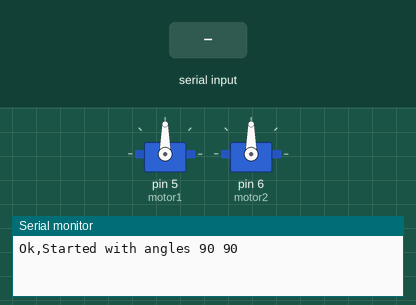
Simulated run of this sketch. Board: Arduino Uno, built with avr-gcc and run on an emulated ATmega328P. On the bench: 2 × servo, the last lines printed to the serial monitor. Inputs (shaded band) come from the test bench.

Above: at 1.2 s.
1.3 s: "1\n" received over Serial
At 2.5 s:
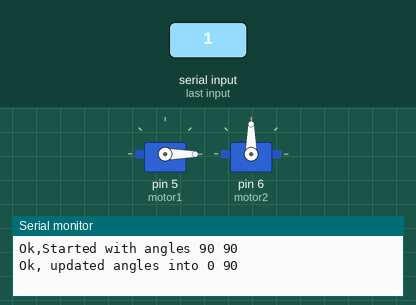
2.8 s: "2\n" received over Serial
At 3.8 s:
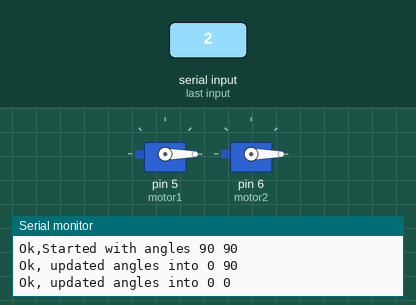
4.3 s: "1 90\n" received over Serial
At 5.1 s:
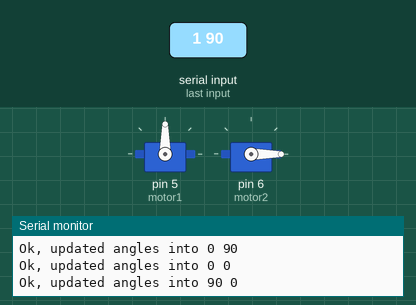
Timing chart, 0 to 7.3 s (numbered marks = the images above; inputs shaded):
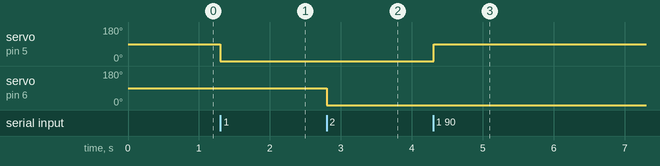

The sketch:

big_servo_backforth_spin_test.ino
```cpp
#include <Servo.h>

Servo motor1, motor2;
long angle1 = 90, angle2 = 90;

void setup() {
  motor1.attach(5);
  motor2.attach(6);
  Serial.begin(9600);
  Serial.println("Ok,Started with angles " + String(angle1) + " " + String(angle2));
  motor1.write(angle1);
  motor2.write(angle2);
}

void loop() {
  if(Serial.available()){
    String msg = Serial.readStringUntil('\n');
    String* portions = getValues(msg);

    if(portions[0] == "1"){
      angle1 = portions[1].toInt();
      motor1.write(angle1);
      Serial.println("Ok, updated angles into " + String(angle1) + " " + String(angle2));
    } else if(portions[0] == "2"){
      angle2 = portions[1].toInt();
      motor2.write(angle2);
      Serial.println("Ok, updated angles into " + String(angle1) + " " + String(angle2));
    }
  }
  /*
  for(int i=1000; i<=2000; i++){
    motor1.writeMicroseconds(i);
    delay(50);
  }
  for(int i=2000; i>=1000; i--){
    motor1.writeMicroseconds(i);
    delay(50);
  }
  */
}


const int arrSize = 10;
String* getValues(String &msg){

    String* arr = new String[arrSize]; // according to the largest string array we'll need (ex. ANGLES 90 90 90 90 90)
    //for(int v=0; v<arrSize; v++){
    //    arr[v] = "";
    //}

    // if string is empty return
    if(msg==""){
        Serial.println("OOF, EMPTY");
        return arr;
    }

    unsigned int j = 0;
    for (unsigned int i = 0; i < msg.length(); i++) {
        if(msg[i]==' ')
            j += 1;
        else
            arr[j] += msg[i];
    }

    return arr;
}
```

Measured:
- after the input at 1.3 s, servo on pin 5 (motor1): 90° → 0° at once
- after the input at 2.8 s, servo on pin 6 (motor2): 90° → 0° at once
- after the input at 4.3 s, servo on pin 5 (motor1): 0° → 90° at once
